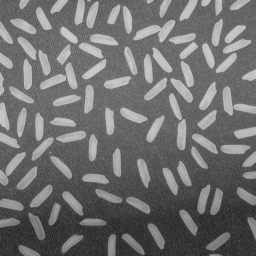
%> input picture matlab/data/rice.png, 256 x 256 px
$ octave lab06_dac_trung_ket_cau_glcm.m   (GNU Octave 9; MATLAB toolbox functions it lacks are replaced by stand-ins)
%> lines starting %> are read from the running program, lines starting %| are printed output that depends on the picture; long printed decimals are rounded
%% LAB 6 - DAC TRUNG KET CAU BANG GLCM
clear; close all; clc;
scriptDir=fileparts(mfilename('fullpath'));
I=imread(fullfile(scriptDir,'..','data','rice.png')); if ndims(I)==3, I=rgb2gray(I); end
%> further down, I is the input picture: size 256x256 uint8; min 40, max 204, mean 111.2
I8=im2uint8(I); Q=uint8(floor(double(I8)/32));
%> after `Q=uint8(floor(double(I8)/32))`:
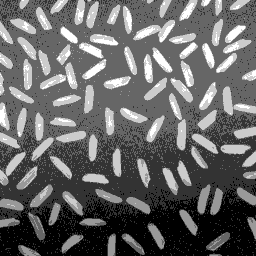
%> Q: size 256x256 uint8; min 1, max 6, mean 3.01; drawn with min black and max white
[h,w]=size(Q); patches={Q(1:floor(h/2),1:floor(w/2)),Q(ceil(h/2):end,ceil(w/2):end)};
%> after `[h,w]=size(Q)`: h = 256; w = 256
%> after `patches={Q(1:floor(h/2),1:floor(w/2)),Q(ceil(h/2):end,ceil(w/2):end)}`: patches = 2 items
offsets=[0 1;-1 1;-1 0;-1 -1]; names={'0 deg','45 deg','90 deg','135 deg'};
metrics=zeros(2,4,4); glcms=cell(2,4);
for p=1:2
    G=graycomatrix(patches{p},'NumLevels',8,'GrayLimits',[0 7],'Offset',offsets,'Symmetric',true);
    props=graycoprops(G,{'Contrast','Correlation','Energy','Homogeneity'});
    metrics(p,:,1)=props.Contrast; metrics(p,:,2)=props.Correlation;
    metrics(p,:,3)=props.Energy; metrics(p,:,4)=props.Homogeneity;
    for d=1:4, glcms{p,d}=G(:,:,d); end
end
%> after the loop, glcms = 8 items
figure('Name','Lab 6 - GLCM texture features');
subplot(2,3,1); imshow(patches{1},[]); title('Vung tren-trai');
%> after `imshow(patches{1},[])`:
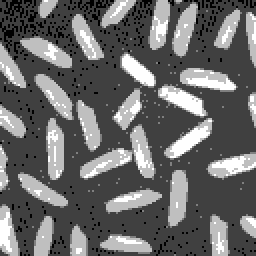
%> displayed picture: size 128x128, on the screen's scale of 0 to 255 (shown 2 times larger); min 0, max 255, mean 106
subplot(2,3,2); imshow(patches{2},[]); title('Vung duoi-phai');
%> after `imshow(patches{2},[])`:
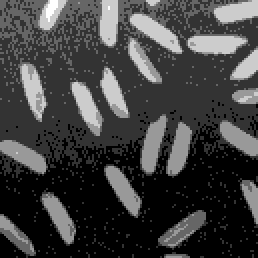
%> displayed picture: size 129x129, on the screen's scale of 0 to 255 (shown 2 times larger); min 0, max 255, mean 64.7
subplot(2,3,3); imagesc(glcms{1,1}); axis image; colorbar; title('GLCM, offset 0 deg');
subplot(2,3,4); plot(1:4,metrics(1,:,1),'-o',1:4,metrics(2,:,1),'-s'); xticks(1:4); xticklabels(names); ylabel('Contrast'); legend('Vung 1','Vung 2'); grid on;
subplot(2,3,5); plot(1:4,metrics(1,:,4),'-o',1:4,metrics(2,:,4),'-s'); xticks(1:4); xticklabels(names); ylabel('Homogeneity'); grid on;
subplot(2,3,6); bar(squeeze(metrics(1,:,3))); xticklabels(names); ylabel('Energy / ASM'); title('Energy, vung 1'); grid on;
%> after `grid on`:
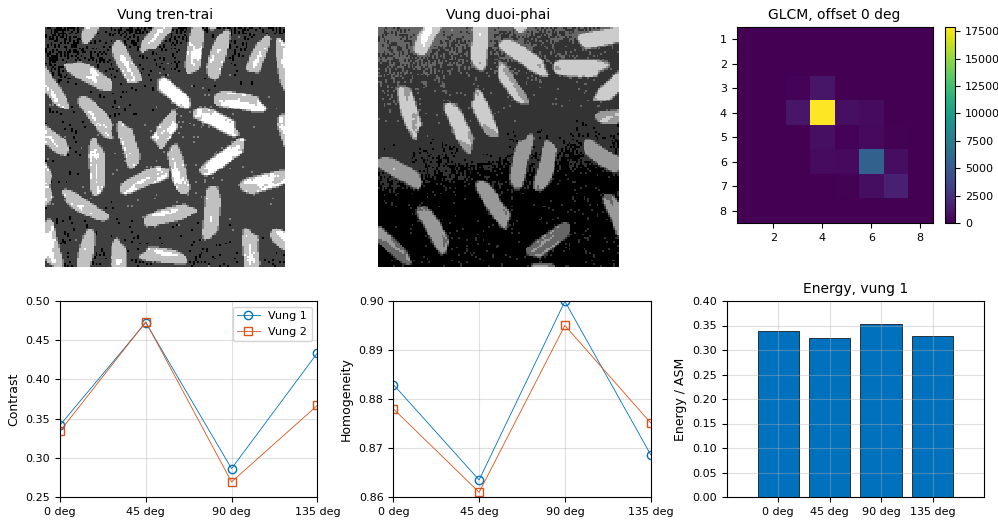
%> figure redrawn from the program's plot data, 6 panels
disp('metrics(region,orientation,:) = [contrast correlation energy homogeneity]'); disp(metrics);
%| ans(:,:,1) =
%|    0.3416   0.4724   0.2862   0.4336
%|    0.3339   0.4735   0.2693   0.3668
%| ans(:,:,2) =
%|    0.8537   0.7977   0.8780   0.8143
%|    0.8949   0.8508   0.9151   0.8844
%| ans(:,:,3) =
%|    0.3393   0.3250   0.3541   0.3289
%|    0.1799   0.1740   0.1918   0.1802
%| ans(:,:,4) =
%|    0.8830   0.8635   0.8999   0.8686
%|    0.8780   0.8610   0.8950   0.8751

$ run again, with matlab/data/cameraman2.tif saved as matlab/data/rice.png
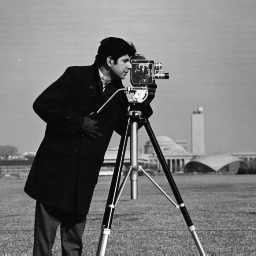
%> input picture matlab/data/cameraman2.tif, 256 x 256 px
%> I is the input picture: size 256x256 uint8; min 7, max 253, mean 118.7
%> `Q=uint8(floor(double(I8)/32))`:
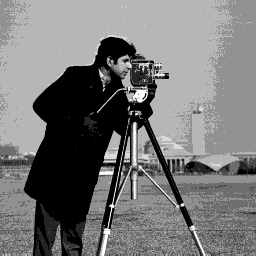
%> Q: size 256x256 uint8; min 0, max 7, mean 3.25; drawn with min black and max white
%> patches = 2 items
%> after the loop `for p=1:2`: glcms = 8 items
%> `imshow(patches{2},[])`:
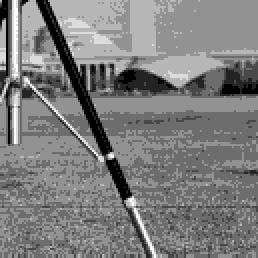
%> displayed picture: size 129x129, on the screen's scale of 0 to 255 (shown 2 times larger); min 0, max 255, mean 125.2
%| ans(:,:,1) =
%|    0.2833   0.3261   0.2957   0.5091
%|    0.7599   1.0906   0.5410   0.7938
%| ans(:,:,2) =
%|    0.9731   0.9690   0.9718   0.9516
%|    0.7545   0.6473   0.8252   0.7433
%> (further printed lines are left out)
